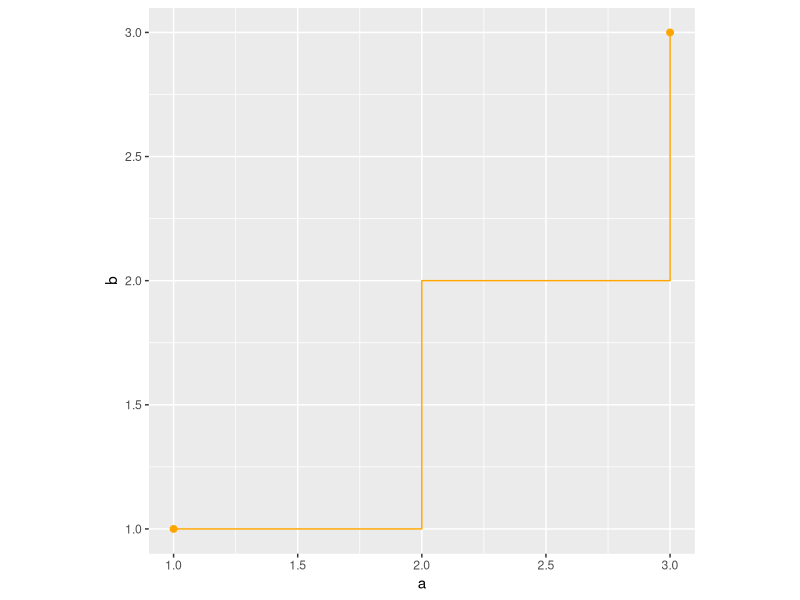
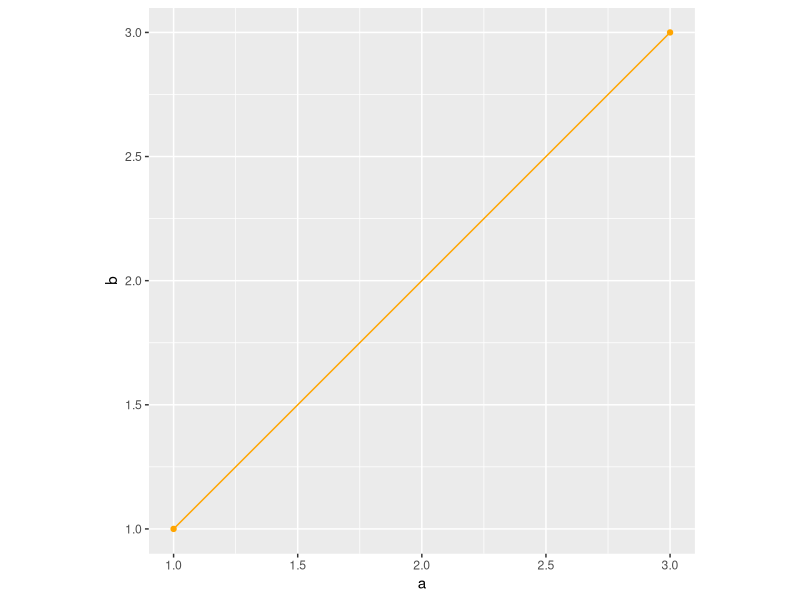
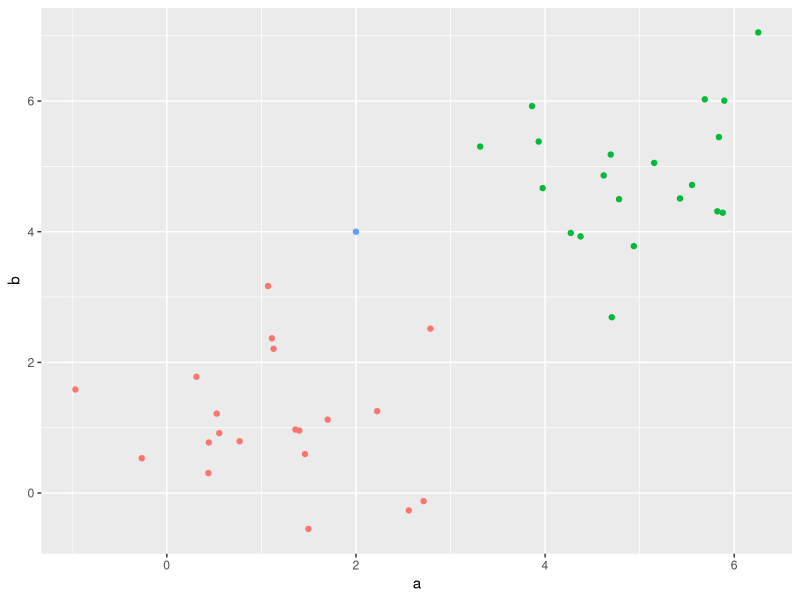
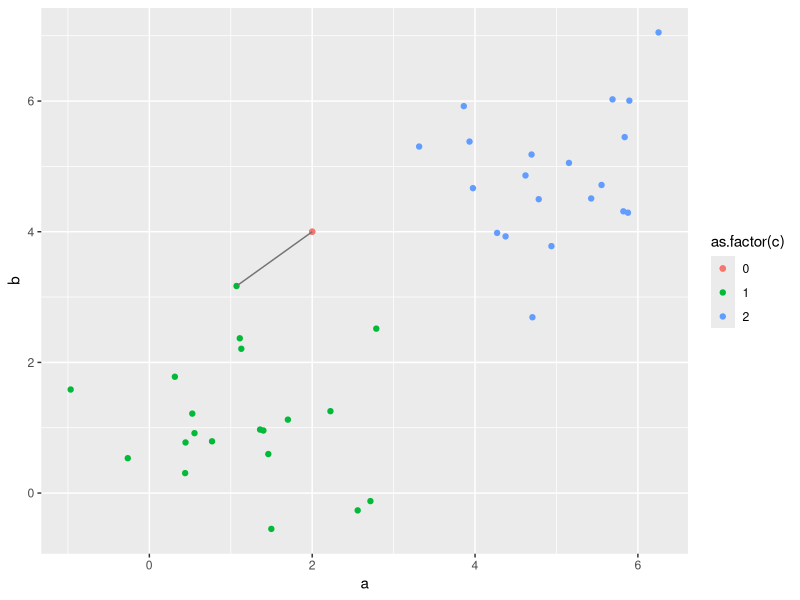
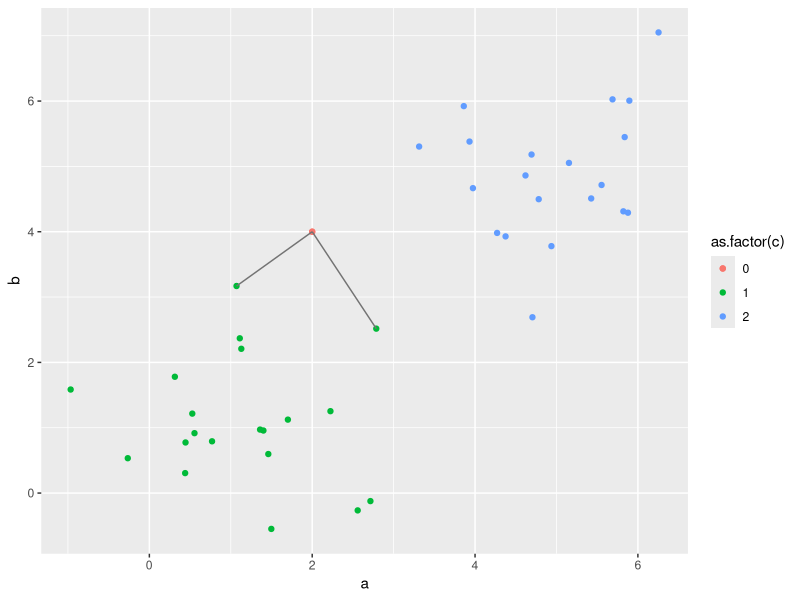
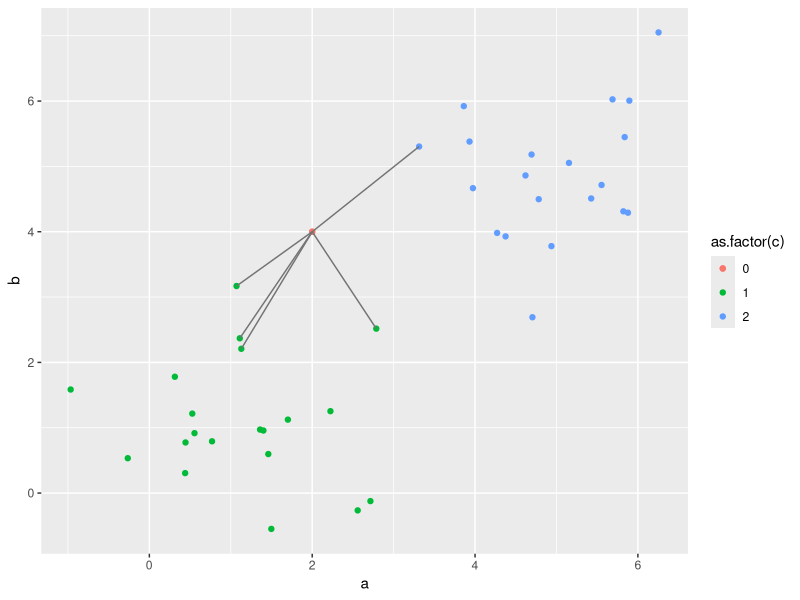
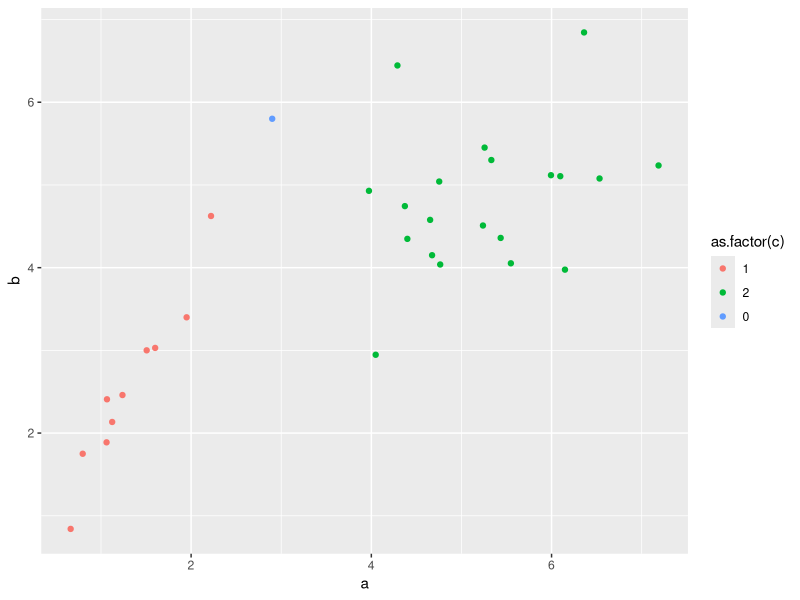

Generate these figures, in order, with R:
## ---- chunk 1
knitr::opts_chunk$set(echo = FALSE, ffmpeg.format = "gif")
library(magrittr)
library(ggplot2)
set.seed(123)
## ---- chunk 2
D <- data.frame(a = c(1,2,2,3,3),
                b = c(1,1,2,2,3))

ggplot(D, aes(x = a, y = b)) +
    geom_line(color = "orange") +
    coord_equal(ratio = 1) +
    geom_point(data = D[c(1, nrow(D)),], size = 2, color = "orange")
## ---- chunk 3
D <- data.frame(a = seq(1,3, by = 0.1),
                b = seq(1,3, by = 0.1))


ggplot(D, aes(x = a, y = b)) +
    geom_line(color = "orange") +
    geom_point(data = D[c(1,nrow(D)),], color = "orange") +
    coord_equal(ratio = 1)
      
## ---- chunk 4
a <- c(rnorm(20,1,1),rnorm(20,5,1))
b <- c(rnorm(20,1,1),rnorm(20,5,1))
c <- c(rep(1,20), rep(2,20))

D <- data.frame(a,b,c)

point <- data.frame(a = 2, b = 4, c = 0)

ggplot(D, aes(x = a, y = b, color = as.factor(c))) +
    geom_point() +
    geom_point(data = point) +
    theme(legend.position = "none")

## ---- chunk 5
D <- rbind(point, D)

dist(D[,1:2]) %>%
    as.matrix() %>%
    .[-1,1] %>%
    .[order(.)] %>%
    names %>%
    as.numeric() -> distInd

ggplot(D, aes(x = a, y = b, color = as.factor(c))) +
    geom_point() +
    geom_point(data = point) +
    geom_line(data = D[c(1,distInd[1]),], aes(x = a, y = b),
              inherit.aes = F, color = "gray45")
## ---- chunk 6

ggplot(D, aes(x = a, y = b, color = as.factor(c))) +
    geom_point() +
    geom_point(data = point) +
    geom_line(data = D[c(1,distInd[1]),], aes(x = a, y = b),
              inherit.aes = F, color = "gray45") +
    geom_line(data = D[c(1,distInd[2]),], aes(x = a, y = b),
              inherit.aes = F, color = "gray45")
## ---- chunk 7

ggplot(D, aes(x = a, y = b, color = as.factor(c))) + 
    geom_point() +
    geom_point(data = point) +
    geom_line(data = D[c(1,distInd[1]),], aes(x = a, y = b),
              inherit.aes = F, color = "gray45") +
    geom_line(data = D[c(1,distInd[2]),], aes(x = a, y = b),
              inherit.aes = F, color = "gray45") +
    geom_line(data = D[c(1,distInd[3]),], aes(x = a, y = b),
              inherit.aes = F, color = "gray45") +
    geom_line(data = D[c(1,distInd[4]),], aes(x = a, y = b),
              inherit.aes = F, color = "gray45") +
    geom_line(data = D[c(1,distInd[5]),], aes(x = a, y = b),
              inherit.aes = F, color = "gray45")
      
## ---- chunk 8
a1 <- runif(10, 0, 3)
a <- c(a1, rnorm(20,5,1))
b <- c(a1*2 + rnorm(10,0,0.3), rnorm(20,5,1))
c <- c(rep(1,10), rep(2,20))

D2 <- data.frame(a, b, c)

point <- data.frame(a = 2.9, b = 5.8, c = 0)

ggplot(D2, aes(x = a, y = b, color = as.factor(c))) +
    geom_point() +
    geom_point(data = point)
      
## ---- chunk 9
M <-
    matrix(
        sample(c(0,1), 20, replace = T),
        ncol = 4
    )
rownames(M) <- paste0(rep("u",5),1:5)

colnames(M) <- paste0(rep("m",4),1:4)

M
## ---- chunk 10

M %*% t(M)
t(M) %*% M
